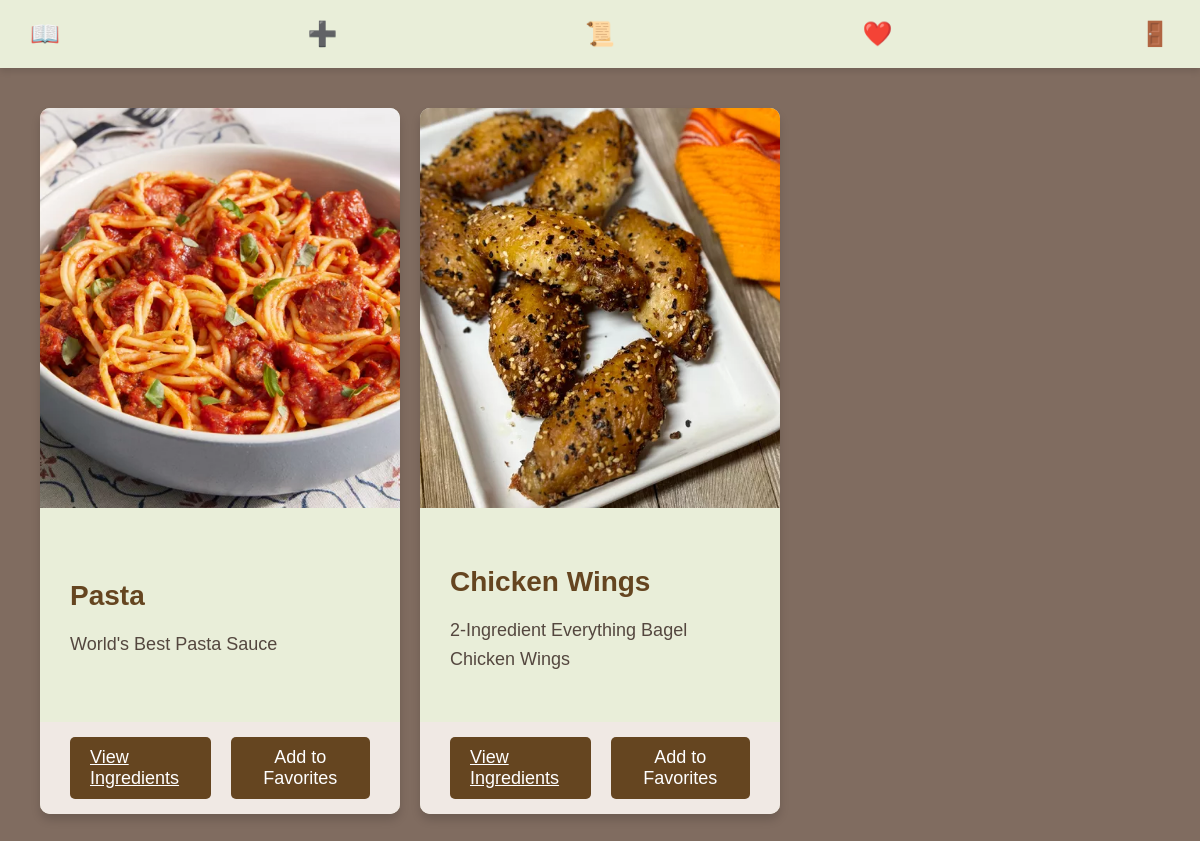
The app's page /my_recipes/ (signed in) with its own data.
### welcome/models.py (models this page shows, shortened)
class Recipe(models.Model):
    title = models.CharField(max_length=200)
    description = models.TextField()
    image = models.ImageField(upload_to='recipe_images/', null=True, blank=True)  # New image field
    author = models.ForeignKey(User, on_delete=models.CASCADE)
    created_at = models.DateTimeField(auto_now_add=True)

### welcome/views.py (the view)
# urls.py: path('my_recipes/', views.my_recipes, name='my_recipes'),  # My Recipes
@login_required
def my_recipes(request):
    recipes = Recipe.objects.filter(author=request.user)
    return render(request, 'my_recipes.html', {'recipes': recipes})

### welcome/templates/my_recipes.html (shortened to what this page needs)
<!DOCTYPE html>
<html lang="en">
<head>
</head>
<body>
    <header>
        <a href="{% url 'index' %}" class="icon" title="RECIPES">📖</a>
        {% if user.is_authenticated %}
            <a href="{% url 'add_recipe' %}" class="icon" title="Add Recipe">➕</a>
            <a href="{% url 'my_recipes' %}" class="icon" title="My Recipes">📜</a>
            <a href="{% url 'favorites' %}" class="icon" title="Favorites">❤️</a>
            <a href="{% url 'logout' %}" class="icon" title="Logout">🚪</a>
        {% else %}
            <a href="{% url 'login' %}" class="icon" title="Login">🔑</a>
            <a href="{% url 'register' %}" class="icon" title="Register">📝</a>
        {% endif %}
    </header>
    <main>
        <div class="recipe-container">
            {% for recipe in recipes %}
                <div class="recipe-box">
                    <img src="{{ recipe.image.url }}" alt="{{ recipe.title }}" class="recipe-image">
                    <div class="recipe-details">
                        <h3 class="recipe-title">{{ recipe.title }}</h3>
                        <p class="recipe-description">
                            {{ recipe.description|truncatewords:40 }}
                        </p>
                    </div>
                    <div class="recipe-actions">
                        <a href="{% url 'recipe_detail' recipe.id %}" class="action-btn" title="View Ingredients">View Ingredients</a>
                        {% if recipe.is_favorite %}
                            <button class="action-btn remove-fav-btn" data-recipe-id="{{ recipe.id }}" title="Remove from Favorites">Remove from Favorites</button>
                        {% else %}
                            <button class="action-btn add-fav-btn" data-recipe-id="{{ recipe.id }}" title="Add to Favorites">Add to Favorites</button>
                        {% endif %}
                    </div>
                </div>
            {% endfor %}
        </div>
    </main>
</body>
</html>

### welcome/templates/my_recipes.html (style rules this page uses)
body { font-family: Arial, sans-serif; background-color: #806c60; margin: 0; padding: 0; }
header { background-color: #E9EED9; padding: 10px 20px; display: flex; justify-content: space-between; align-items: center; box-shadow: 0 4px 6px rgba(0, 0, 0, 0.1); }
.icon { color: #654520; font-size: 24px; text-decoration: none; padding: 10px; border-radius: 50%; display: inline-flex; justify-content: center; align-items: center; transition: background-color 0.3s ease; }
main { padding: 40px; color: #E9EED9; }
.recipe-container { display: grid; grid-template-columns: repeat(3, 1fr); gap: 20px; justify-content: center; }
.recipe-box { background-color: #E9EED9; border-radius: 10px; box-shadow: 0 6px 10px rgba(0, 0, 0, 0.15); overflow: hidden; display: flex; flex-direction: column; justify-content: space-between; }
.recipe-image { width: 100%; height: 400px; object-fit: cover; }
.recipe-details { padding: 30px; }
.recipe-title { font-size: 28px; color: #654520; margin-bottom: 15px; }
.recipe-description { font-size: 18px; color: #54473F; line-height: 1.6; }
.recipe-actions { display: flex; justify-content: space-between; align-items: center; padding: 15px 30px; background-color: #F0E9E4; gap: 20px; }
.action-btn { font-size: 18px; cursor: pointer; padding: 10px 20px; background-color: #654520; color: white; border: none; border-radius: 5px; transition: background-color 0.3s ease; }
.add-fav-btn { background-color: #654520; }

### records on screen
Recipe: image (picture), title "Pasta", description "World's Best Pasta Sauce"
Recipe: image (picture), title "Chicken Wings", description "2-Ingredient Everything Bagel Chicken Wings"
